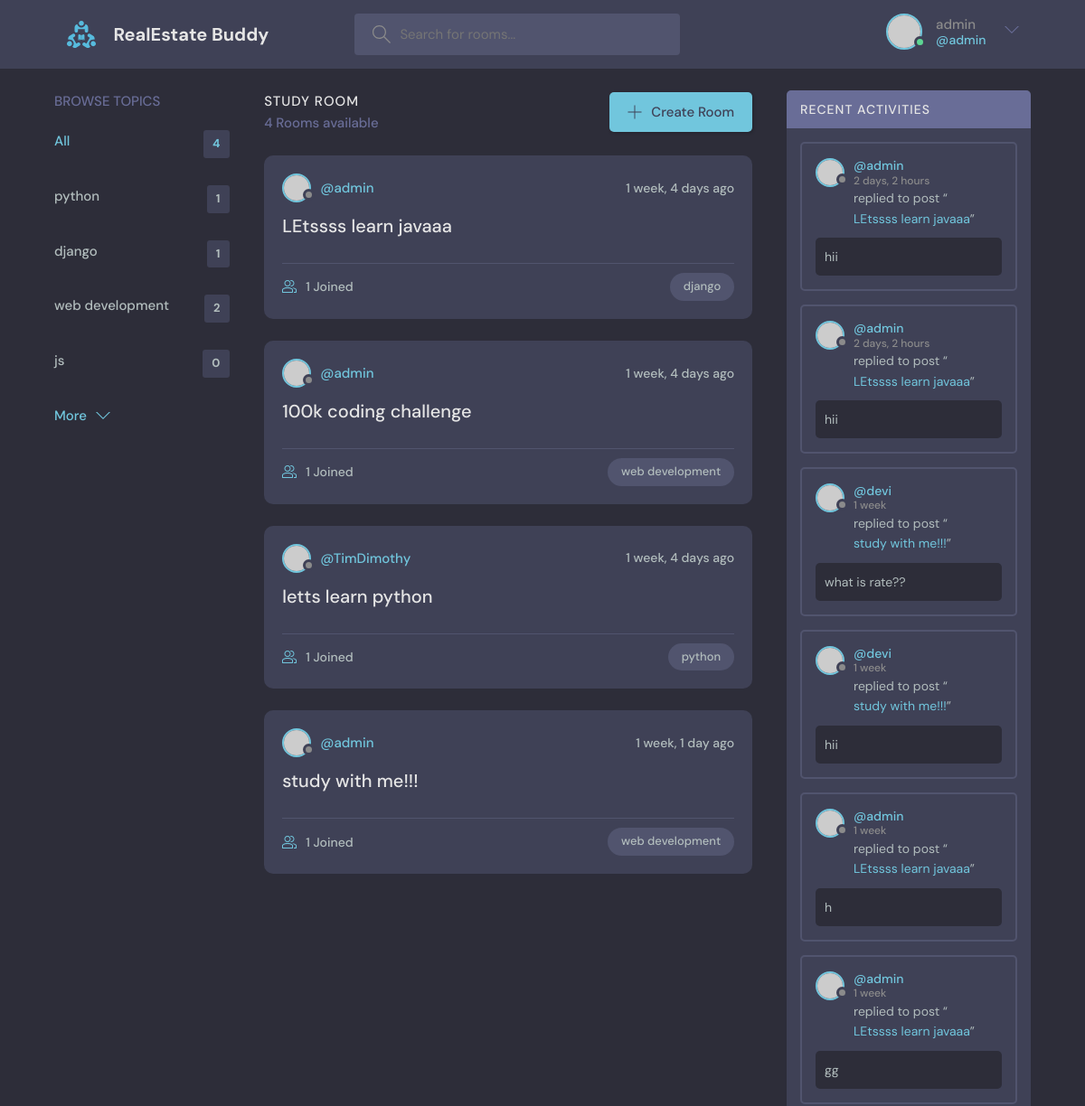
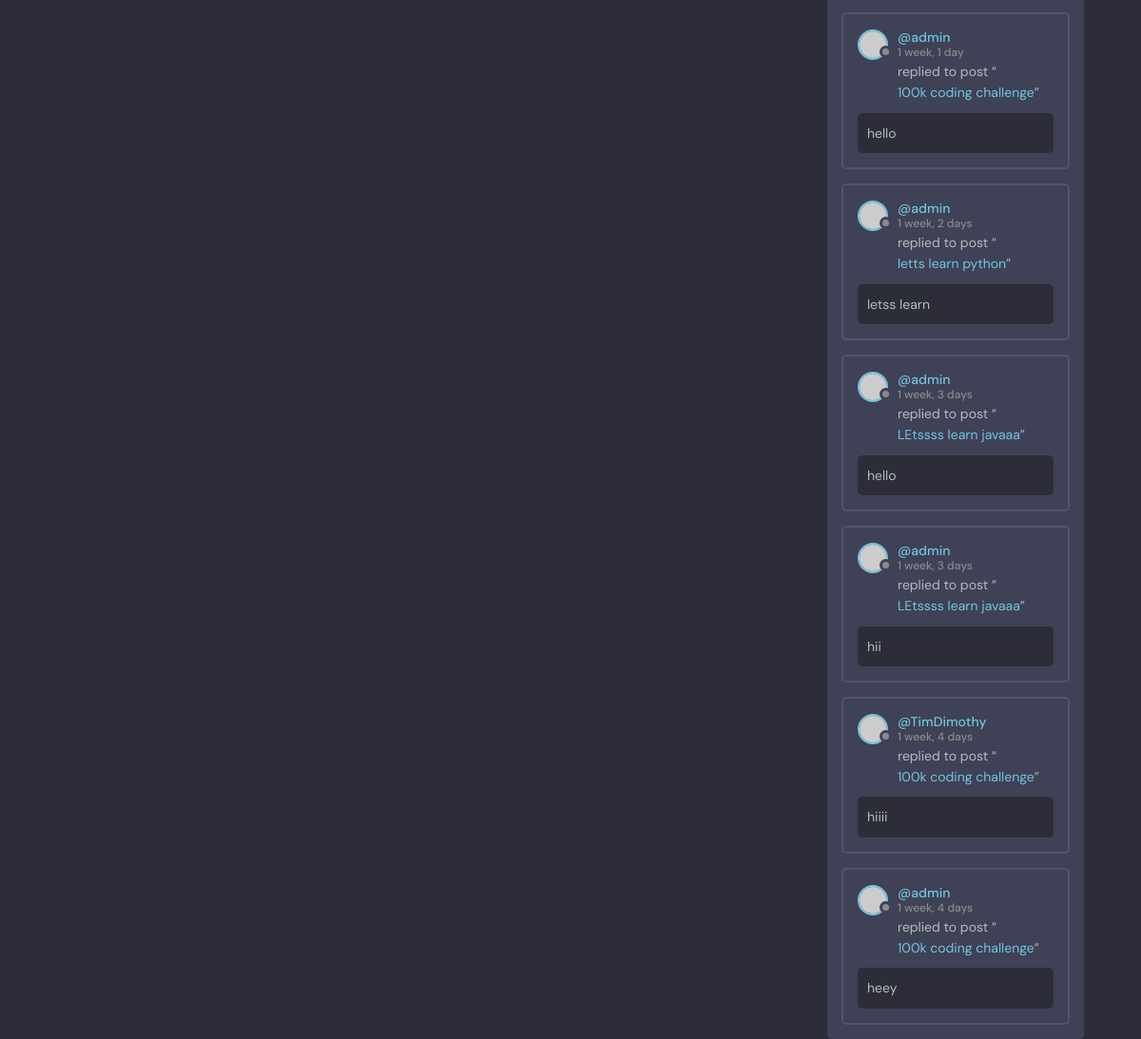
The app's page / (signed in) with its own data (2 pictures, top to bottom).
### base/models.py (models this page shows, shortened)
class Topic(models.Model):
    name = models.CharField(max_length=200)

class Room(models.Model):
    host = models.ForeignKey(User, on_delete=models.SET_NULL, null=True)
    topic = models.ForeignKey(Topic, on_delete=models.SET_NULL, null=True)
    name = models.CharField(max_length=100)
    description = models.TextField(null=True, blank=True)
    participants =models.ManyToManyField(User, related_name='participants', blank=True)
    updated = models.DateTimeField(auto_now=True)
    created = models.DateTimeField(auto_now_add=True)

class Message(models.Model):
    user = models.ForeignKey(User, on_delete=models.CASCADE)
    room = models.ForeignKey(Room, on_delete=models.CASCADE)
    body = models.TextField()
    updated = models.DateTimeField(auto_now=True)
    created = models.DateTimeField(auto_now_add=True)
    class Meta:
        ordering = ['-updated', '-created']

### base/views.py (the view)
# urls.py: path('',views.home, name="home"),
def home(request):
    q = request.GET.get('q') if request.GET.get('q') !=None else ''
    rooms = Room.objects.filter(
        Q(topic__name__icontains=q) |
        Q(name__icontains=q) |
        Q(description__icontains=q)
    )
    topics = Topic.objects.all()
    room_messages = Message.objects.filter(Q(room__name__icontains=q))
    context = {'rooms': rooms, 'topics':topics,
                'room_messages': room_messages}
    return render(request,'base/home.html', context)

### base/templates/base/home.html (shortened to what this page needs)
{% extends 'main.html' %}
{% block content %}
    <main class="layout layout--3">
      <div class="container">
        {% include 'base/topic.html' %}
        <div class="roomList">
          <div class="roomList__header">
            <div>
              <h2>Study Room</h2>
              <p>{{rooms.count}} Rooms available</p>
            </div>
            <a class="btn btn--main" href="{% url 'create-room' %}">
              <svg version="1.1" xmlns="http://www.w3.org/2000/svg" width="32" height="32" viewBox="0 0 32 32">
                <title>add</title>
                <path
                  d="M16.943 0.943h-1.885v14.115h-14.115v1.885h14.115v14.115h1.885v-14.115h14.115v-1.885h-14.115v-14.115z"
                ></path>
              </svg>
              Create Room
            </a>
          </div>
          {% include 'base/feed_component.html' %}
        </div>
        {% include 'base/activity.html' %}
      </div>
    </main>
    {% endblock %}

### templates/nav.html (shortened to what this page needs)
{% load static %}
<header class="header header--loggedIn">
    <div class="container">
      <a href="{% url 'home' %}" class="header__logo">
        <img src="{% static 'images/logo.svg' %}" />
        <h1>RealEstate Buddy</h1>
      </a>
      <form class="header__search" method="GET" action="{% url 'home' %}">
        <label>
          <input name="q" placeholder="Search for rooms..." />
        </label>
      </form>
      <nav class="header__menu">
        {% if request.user.is_authenticated %}
        <div class="header__user">
          <a href="{profile.html}">
            <div class="avatar avatar--medium active">
              <img src="https://randomuser.me/api/portraits/men/37.jpg" />
            </div>
            <p>{{request.user.username}} <span>@{{request.user.username}}</span></p>
          </a>
          <button class="dropdown-button">
            <svg version="1.1" xmlns="http://www.w3.org/2000/svg" width="32" height="32" viewBox="0 0 32 32">
              <title>chevron-down</title>
              <path d="M16 21l-13-13h-3l16 16 16-16h-3l-13 13z"></path>
            </svg>
          </button>
        </div>
        {% else%}
        <a href="{% url 'login' %}">
          <img src="{% static 'images/avatar.svg' %}"/>
          <p>Login</p>
        </a>
        {% endif %}
      </nav>
    </div>
  </header>

### base/templates/base/topic.html
<div class="topics">
    <div class="topics__header">
      <h2>Browse Topics</h2>
    </div>
    <ul class="topics__list">
      <li>
        <a href="{% url 'home' %}" class="active">All <span>{{topics.count}}</span></a>
      </li>
      {% for topic in topics %}
      <li>
        <a href="{% url 'home' %}?q={{ topic.name }}">{{topic.name}} <span>{{topic.room_set.all.count}}</span></a>
      </li>
      {% endfor %}
    </ul>
    <a class="btn btn--link" href="topics.html">
      More
      <svg version="1.1" xmlns="http://www.w3.org/2000/svg" width="32" height="32" viewBox="0 0 32 32">
        <title>chevron-down</title>
        <path d="M16 21l-13-13h-3l16 16 16-16h-3l-13 13z"></path>
      </svg>
    </a>
  </div>

### base/templates/base/feed_component.html (shortened to what this page needs)
{% for room in rooms %}
<div class="roomListRoom">
    <div class="roomListRoom__header">
      <a href="{% url 'user-profile' room.host.id %}" class="roomListRoom__author">
        <div class="avatar avatar--small">
          <img src="https://randomuser.me/api/portraits/women/11.jpg" />
        </div>
        <span>@{{room.host.username}}</span>
      </a>
      <div class="roomListRoom__actions">
        <span>{{room.created|timesince}} ago</span>
      </div>
    </div>
    <div class="roomListRoom__content">
      <a href="{% url 'room' room.id %}">{{room.name}}</a>
    </div>
    <div class="roomListRoom__meta">
      <a href="{% url 'room' room.id %}" class="roomListRoom__joined">
        {{room.participants.all.count}} Joined
      </a>
      <p class="roomListRoom__topic">{{room.topic.name}}</p>
    </div>
  </div>
  {% endfor %}

### base/templates/base/activity.html (shortened to what this page needs)
<div class="activities">
    <div class="activities__header">
      <h2>Recent Activities</h2>
    </div>
    {% for message in room_messages %}
    <div class="activities__box">
      <div class="activities__boxHeader roomListRoom__header">
        <a href="% url 'user-profile' message.user.id %" class="roomListRoom__author">
          <div class="avatar avatar--small">
            <img src="https://randomuser.me/api/portraits/women/11.jpg" />
          </div>
          <p>
            @{{message.user}}
            <span>{{message.created|timesince}}</span>
          </p>
        </a>
      </div>
      <div class="activities__boxContent">
        <p>replied to post “<a href="{% url 'room' message.room.id}">{{message.room.name}}</a>”</p>
        <div class="activities__boxRoomContent">
         {{message.body}}
        </div>
      </div>
    </div>
  </div>

### records on screen
Topic: name "python", room_set.all.count "1"
Topic: name "django", room_set.all.count "1"
Topic: name "web development", room_set.all.count "2"
Topic: name "js", room_set.all.count "0"
Room: host.username "admin", created "1 week, 4 days", name "LEtssss learn javaaa", participants.all.count "1", topic.name "django"
Room: host.username "admin", created "1 week, 4 days", name "100k coding challenge", participants.all.count "1", topic.name "web development"
Room: host.username "TimDimothy", created "1 week, 4 days", name "letts learn python", participants.all.count "1", topic.name "python"
Room: host.username "admin", created "1 week, 1 day", name "study with me!!!", participants.all.count "1", topic.name "web development"
Message: user "admin", created "2 days, 2 hours", room.name "LEtssss learn javaaa", body "hii"
Message: user "admin", created "2 days, 2 hours", room.name "LEtssss learn javaaa", body "hii"
Message: user "devi", created "1 week", room.name "study with me!!!", body "what is rate??"
Message: user "devi", created "1 week", room.name "study with me!!!", body "hii"
Message: user "admin", created "1 week", room.name "LEtssss learn javaaa", body "h"
Message: user "admin", created "1 week", room.name "LEtssss learn javaaa", body "gg"
Message: user "admin", created "1 week, 1 day", room.name "100k coding challenge", body "hello"
Message: user "admin", created "1 week, 2 days", room.name "letts learn python", body "letss learn"
Message: user "admin", created "1 week, 3 days", room.name "LEtssss learn javaaa", body "hello"
Message: user "admin", created "1 week, 3 days", room.name "LEtssss learn javaaa", body "hii"
Message: user "TimDimothy", created "1 week, 4 days", room.name "100k coding challenge", body "hiiii"
Message: user "admin", created "1 week, 4 days", room.name "100k coding challenge", body "heey"

### other values on screen
{{ request.user.username }} "admin"
{{ topics.count }} "4"
{{ rooms.count }} "4"
